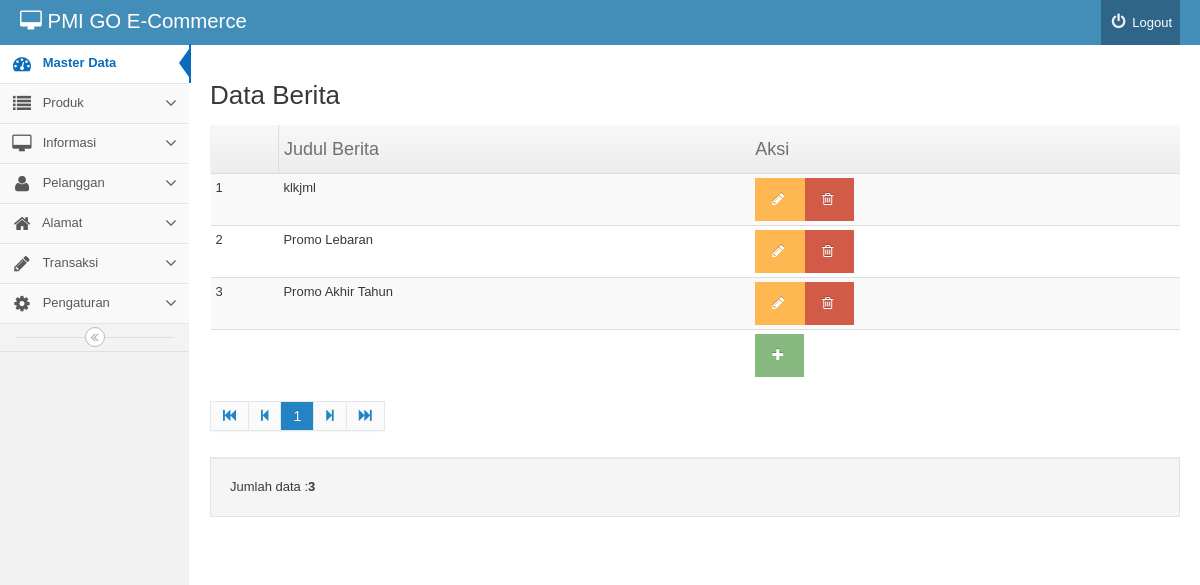
Page /backend/index.php?mod=berita&pg=berita_view (signed in) on the committed database.
### tables this page shows
CREATE TABLE IF NOT EXISTS `berita` (
  `idberita` bigint(20) NOT NULL AUTO_INCREMENT,
  `tanggal` datetime NOT NULL,
  `judul` varchar(100) DEFAULT NULL,
  `isi` text NOT NULL,
  `aktif` tinyint(1) NOT NULL,
  `gambar` varchar(30) NOT NULL,
  PRIMARY KEY (`idberita`)
);

### backend/berita/berita_view.php (the view, shortened to what this page needs)
<div class='bs-docs-example'>
	<h2 id="headings"> Data Berita</h2>
	<table  class="table table-striped table-condensed">
		<thead>
		<th><td><h4>Judul Berita </h4></td><td><h4>Aksi</h4></td></th>
		</thead>
		<tbody>
		<?php
$batas='10';
$halaman=$_GET['halaman'];
$posisi=null;
if(empty($halaman)){
$posisi=0;
}else{
$posisi=($halaman-1)* $batas;
}
$query="SELECT * from berita order by tanggal desc limit $posisi,$batas ";
$result=mysql_query($query) or die(mysql_error());
$no=1;
while($rows=mysql_fetch_object($result)){
		?>
		<tr>
			<td><?php echo $posisi+$no
			?></td>
			<td><?php		echo $rows -> judul;?></td>
			<td><a href="index.php?mod=berita&pg=berita_form&id=<?php echo	$rows -> idberita;?>"
				class='btn btn-warning'><i class="icon-pencil"></i></a><a href="index.php?mod=berita&pg=berita_view&act=del&id=<?php echo	$rows -> idberita;?>"
			onclick="return confirm('Yakin data akan dihapus?') ";
			class='btn btn-danger'> <i class="icon-trash"></i></a></td>
		</tr>
		<?php
	$no++;
	}?>
		<tr>
			<td colspan='2' ></td><td><a href="index.php?mod=berita&pg=berita_form"
			class='btn btn-success'	><i class="icon-plus"></i></a></td>
		</tr>
		</tbody>
	</table>
		<?php
$tampil2 = mysql_query("select idberita from berita");
$jmldata = mysql_num_rows($tampil2);
?>
<div class='pagination'>
	<ul>
	</ul>
</div>
<div class='well'>Jumlah data :<strong><?php echo $jmldata;?> </strong></div>
</div>

### rows in the picture
berita: no "1", judul "klkjml"
berita: no "2", judul "Promo Lebaran"
berita: no "3", judul "Promo Akhir Tahun"

### other values in the picture
$halaman "1"
$jmldata "3"
